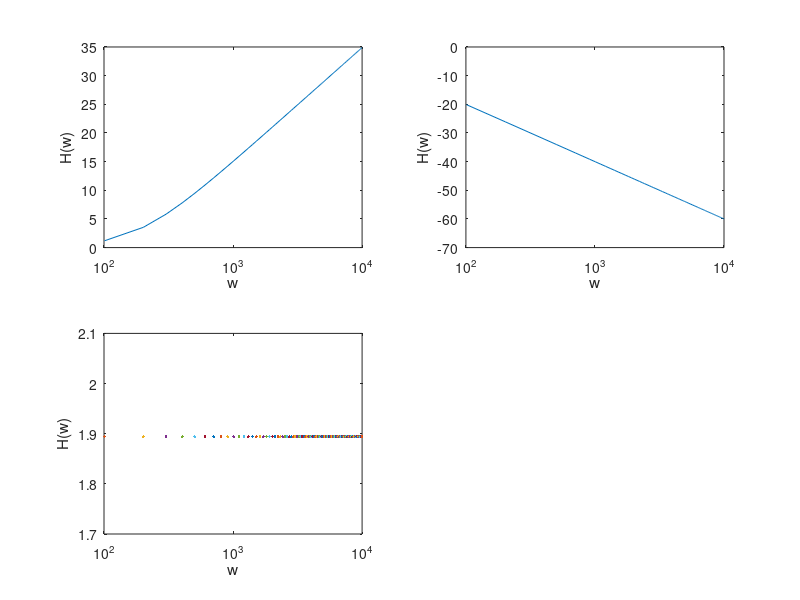

This figure's MATLAB source:
#Schaum's 5.47 bode plots all 3 parts

#part a @ H(w)= 1+ (jw)/180
q= linspace(0,10000);
subplot(2,2,1)
BodeA= @(w) 20*log10(abs((1+ ((i.*w)/180))));
plot(q, BodeA(q))
xlabel('w')
ylabel('H(w)')
set(gca, 'XScale', 'log')



#part b H(w)= 1/ (1 +(jw/10))]
subplot (2,2,2)
BodeB= @(w)  20*log10(abs(( 1./ (1+ (i.*w)*0.1))))
plot(q, BodeB(q))
xlabel('w')
ylabel('H(w)')
set(gca, 'XScale', 'log')


#part c H(w) = ( 10^4 * (1+jw))/ (( 10+jw) *(100+jw))
#idk if this graph is right
subplot(2,2,3)
BodeC= @(w) 20*log10(abs( (10^4 .*(1+i.*w)) / ( (10 + i.*w) .* (100 + i.*w))));
plot(q, BodeC(q))
xlabel('w')
ylabel('H(w)')
set(gca, 'XScale', 'log')